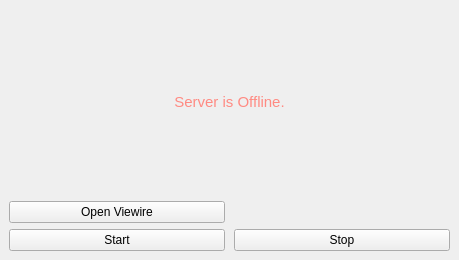
<?xml version="1.0" encoding="UTF-8"?>
<ui version="4.0">
 <class>MainWindow</class>
 <widget class="QMainWindow" name="MainWindow">
  <property name="geometry">
   <rect>
    <x>0</x>
    <y>0</y>
    <width>459</width>
    <height>260</height>
   </rect>
  </property>
  <property name="windowTitle">
   <string>Viewire Server</string>
  </property>
  <property name="windowIcon">
   <iconset resource="resources.qrc">
    <normaloff>:/new/prefix1/images/logo.png</normaloff>:/new/prefix1/images/logo.png</iconset>
  </property>
  <property name="documentMode">
   <bool>false</bool>
  </property>
  <property name="tabShape">
   <enum>QTabWidget::Rounded</enum>
  </property>
  <widget class="QWidget" name="centralwidget">
   <layout class="QGridLayout" name="gridLayout">
    <property name="sizeConstraint">
     <enum>QLayout::SetDefaultConstraint</enum>
    </property>
    <property name="topMargin">
     <number>9</number>
    </property>
    <property name="horizontalSpacing">
     <number>9</number>
    </property>
    <item row="0" column="0" rowspan="2" colspan="2">
     <widget class="QLabel" name="label">
      <property name="enabled">
       <bool>true</bool>
      </property>
      <property name="sizePolicy">
       <sizepolicy hsizetype="Ignored" vsizetype="Maximum">
        <horstretch>0</horstretch>
        <verstretch>0</verstretch>
       </sizepolicy>
      </property>
      <property name="font">
       <font>
        <pointsize>11</pointsize>
       </font>
      </property>
      <property name="styleSheet">
       <string notr="true">color:#ff8a82</string>
      </property>
      <property name="text">
       <string>Server is Offline.</string>
      </property>
      <property name="alignment">
       <set>Qt::AlignCenter</set>
      </property>
     </widget>
    </item>
    <item row="3" column="1">
     <widget class="QPushButton" name="pushButton">
      <property name="text">
       <string>Stop</string>
      </property>
     </widget>
    </item>
    <item row="3" column="0">
     <widget class="QPushButton" name="pushButton_2">
      <property name="contextMenuPolicy">
       <enum>Qt::DefaultContextMenu</enum>
      </property>
      <property name="autoFillBackground">
       <bool>false</bool>
      </property>
      <property name="text">
       <string>Start</string>
      </property>
      <property name="autoRepeat">
       <bool>false</bool>
      </property>
      <property name="default">
       <bool>false</bool>
      </property>
      <property name="flat">
       <bool>false</bool>
      </property>
     </widget>
    </item>
    <item row="2" column="0">
     <widget class="QPushButton" name="pushButton_3">
      <property name="text">
       <string>Open Viewire</string>
      </property>
     </widget>
    </item>
   </layout>
  </widget>
 </widget>
 <resources>
  <include location="resources.qrc"/>
 </resources>
 <connections/>
</ui>
